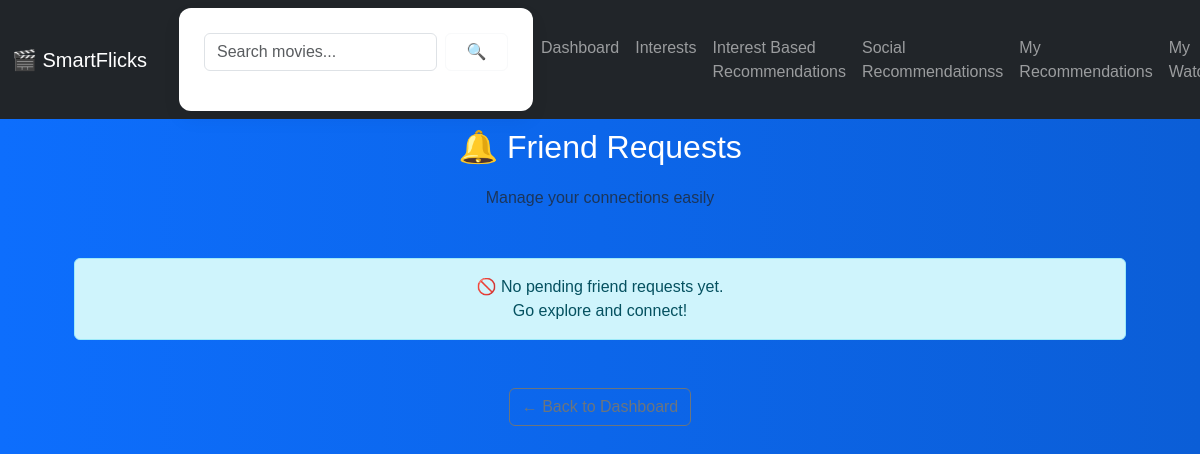
Before: /friend_requests (signed in) with the older database file.
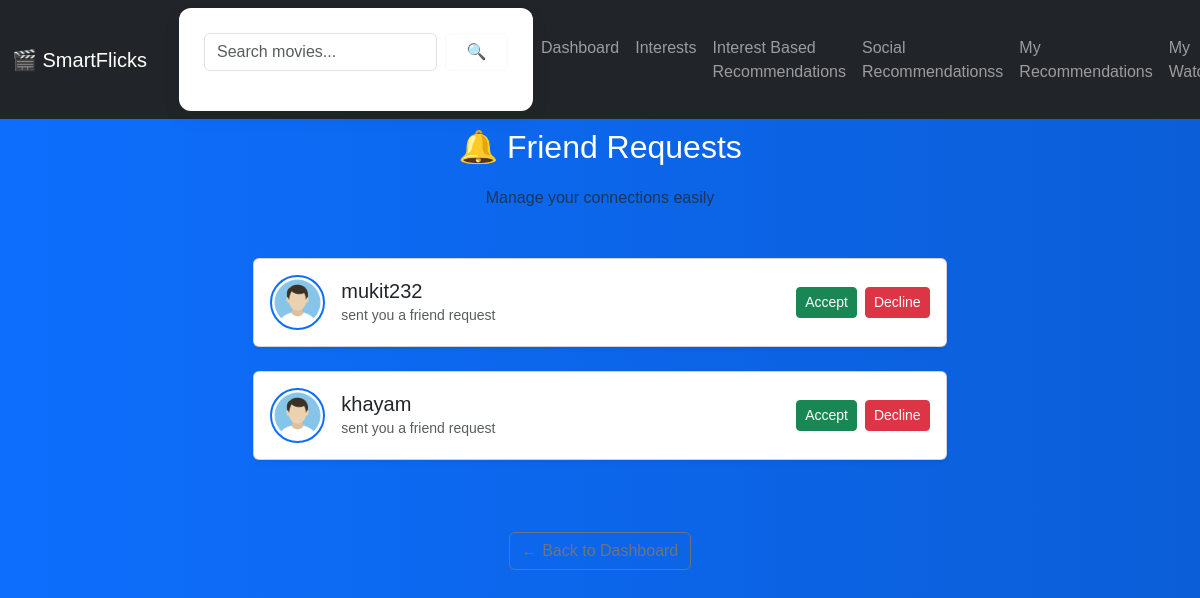
After: the same page with the newer database file.
### tables this page shows
CREATE TABLE friend_requests (
            id INTEGER PRIMARY KEY AUTOINCREMENT,
            sender_id INTEGER,
            receiver_id INTEGER,
            status TEXT DEFAULT 'pending',
            FOREIGN KEY (sender_id) REFERENCES users(id),
            FOREIGN KEY (receiver_id) REFERENCES users(id)
        );

CREATE TABLE users (
            id INTEGER PRIMARY KEY AUTOINCREMENT,
            username TEXT UNIQUE,
            password TEXT,
            email TEXT,
            profile_pic TEXT DEFAULT ''
        );

### app.py (the view)
@app.route('/friend_requests')
def friend_requests():
    if 'user_id' not in session:
        return redirect('/login')
    conn = get_db()
    user_id = session['user_id']
    requests = conn.execute('''
        SELECT fr.id, u.username, u.id AS sender_id
        FROM friend_requests fr
        JOIN users u ON fr.sender_id = u.id
        WHERE fr.receiver_id = ? AND fr.status = 'pending'
    ''', (user_id,)).fetchall()
    conn.close()
    return render_template('friend_requests.html', requests=requests)

### app.py (called while the page is built)
def get_db():
    conn = sqlite3.connect('database.db')
    conn.row_factory = sqlite3.Row
    return conn

### templates/friend_requests.html (shortened to what this page needs)
{% extends "base.html" %}
{% block content %}
<div class="container mt-5">
    <div class="text-center mb-5">
        <h2>🔔 Friend Requests</h2>
        <p class="text-muted">Manage your connections easily</p>
    </div>
    {% if requests %}
        <div class="row justify-content-center">
            {% for req in requests %}
                <div class="col-md-8 mb-4">
                    <div class="card p-3 d-flex flex-row align-items-center shadow-sm">
                        <img src="{{ url_for('static', filename='uploads/' ~ (req['profile_pic'] if req['profile_pic'] else 'default_avatar.png')) }}"
                             alt="Avatar"
                             class="rounded-circle me-3"
                             style="width: 55px; height: 55px; object-fit: cover; border: 2px solid #0d6efd;">
                        <div class="flex-grow-1">
                            <h5 class="mb-0">{{ req['username'] }}</h5>
                            <small class="text-muted">sent you a friend request</small>
                        </div>
                        <div class="d-flex gap-2">
                            <a href="/accept_request/{{ req['id'] }}/{{ req['sender_id'] }}" class="btn btn-success btn-sm">Accept</a>
                            <a href="/decline_request/{{ req['id'] }}" class="btn btn-danger btn-sm">Decline</a>
                        </div>
                    </div>
                </div>
            {% endfor %}
        </div>
    {% else %}
        <div class="alert alert-info text-center" role="alert">
            🚫 No pending friend requests yet.<br>Go explore and connect!
        </div>
    {% endif %}
    <div class="text-center mt-5">
        <a href="/dashboard" class="btn btn-outline-secondary">← Back to Dashboard</a>
    </div>
</div>
{% endblock %}

### templates/base.html (shortened to what this page needs)
<!DOCTYPE html>
<html lang="en">
<head>
    <link href="https://cdn.jsdelivr.net/npm/bootstrap@5.3.0/dist/css/bootstrap.min.css" rel="stylesheet">
    <link rel="stylesheet" href="{{ url_for('static', filename='css/style.css') }}">
</head>
<body>
<nav class="navbar navbar-expand-lg navbar-dark bg-dark fixed-top">
    <div class="container-fluid">
        <a class="navbar-brand" href="/dashboard">🎬 SmartFlicks</a>
        <div class="collapse navbar-collapse" id="navbarNavAltMarkup">
            <form class="d-flex ms-3 me-auto search-form" method="GET" action="/search_movies">
                <input class="form-control me-2" type="search" name="query" placeholder="Search movies..." aria-label="Search" required>
                <button class="btn btn-outline-light" type="submit">🔍</button>
            </form>
            <div class="navbar-nav ms-auto">
                <a class="nav-link" href="/dashboard">Dashboard</a>
                <a class="nav-link" href="/interests">Interests</a>
                <a class="nav-link" href="/my_interest_recommendations">Interest Based Recommendations</a>
                <a class="nav-link" href="/combined_recommendations">Social Recommendationss</a>
                <a class="nav-link" href="/my_recommendations">My Recommendations</a>
                <a class="nav-link" href="/watchlist">My Watchlist</a>
            </div>
        </div>
    </div>
</nav>
<div class="container mt-4">
    {% block content %}
    {% endblock %}
</div>
</body>
</html>

### static/style.css (style rules this page uses)
* { margin: 0; padding: 0; box-sizing: border-box; }
body { font-family: 'Poppins', Arial, sans-serif; background: linear-gradient(to right, #0d6efd, #0b5ed7); min-height: 100vh; padding: 40px; color: #212529; }
h2, h3 { color: #ffffff; margin-bottom: 20px; text-align: center; }
form { background: #ffffff; padding: 25px; border-radius: 12px; width: 100%; max-width: 400px; margin: auto; box-shadow: 0 8px 20px rgba(0, 0, 0, 0.05); }
input, button, select, textarea { width: 100%; padding: 10px 15px; margin-bottom: 15px; border: 1px solid #ced4da; border-radius: 8px; font-size: 16px; transition: all 0.3s ease; }
button { background-color: #0d6efd; color: white; font-weight: 500; border: none; cursor: pointer; transition: background-color 0.3s; }
a { color: #ffffff; text-decoration: none; transition: color 0.3s; }
.container { max-width: 1100px; margin: auto; }

### templates/base.html (style rules this page uses)
body { background-color: #f8f9fa; padding-top: 80px; }
.search-form input { width: 250px; }

Changed rows visible on the page:
added friend_requests: username "mukit232"
added friend_requests: username "khayam"
Other visible differences:
text no longer shown: "🚫 No pending friend requests yet. Go explore and connect!"
